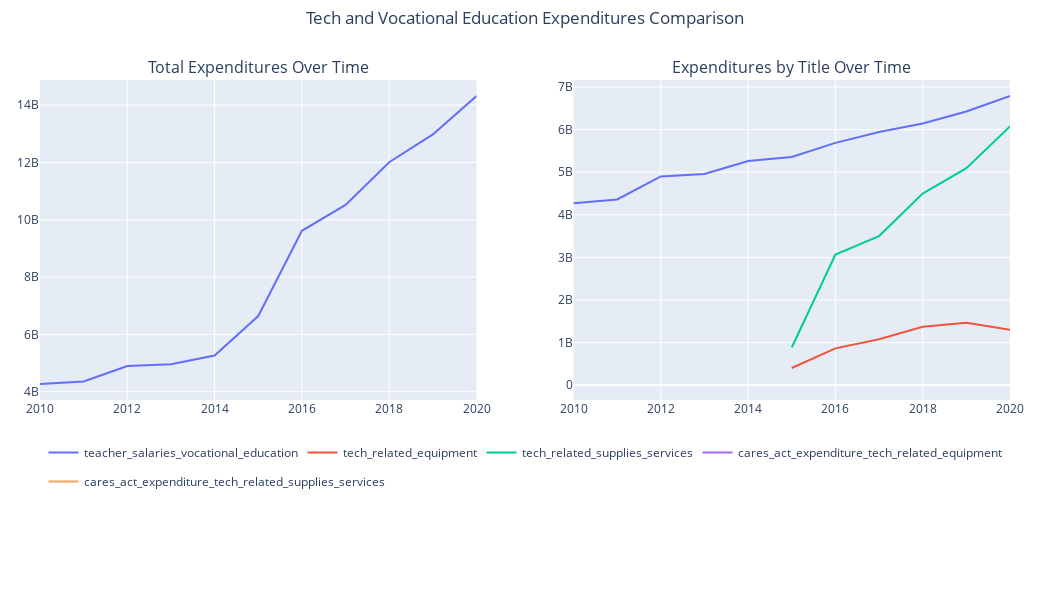

Notebook code cell kept with this figure:
### Code cell
tech_vocational_line_charts_combined = create_combined_figure(tech_voc_expenditures_line_chart1, 
                                            tech_voc_expenditures_line_chart2, 
                                            'Tech and Vocational Education Expenditures Comparison',
                                            ('Total Expenditures Over Time', 'Expenditures by Title Over Time')
                                            )

tech_vocational_line_charts_combined.show()

### Figure 1 — Plotly figure (JSON) as saved in the notebook; plotly's stock layout.template omitted (floating-point values rounded to 4 significant figures)
{"data": [{"hovertemplate": "year=%{x}<br>amount=%{y}<extra></extra>", "legendgroup": "", "line": {"color": "#636efa", "dash": "solid"}, "marker": {"symbol": "circle"}, "mode": "lines", "name": "", "orientation": "v", "showlegend": false, "type": "scatter", "x": [2010, 2011, 2012, 2013, 2014, 2015, 2016, 2017, 2018, 2019, 2020], "xaxis": "x", "y": [4269554000, 4359258000, 4899872000, 4958659000, 5264175000, 6641459000, 9614528000, 10518264000, 12008610000, 12979716000, 14318810000], "yaxis": "y"}, {"hovertemplate": "expenditure_title=teacher_salaries_vocational_education<br>year=%{x}<br>amount=%{y}<extra></extra>", "legendgroup": "teacher_salaries_vocational_education", "line": {"color": "#636efa", "dash": "solid"}, "marker": {"symbol": "circle"}, "mode": "lines", "name": "teacher_salaries_vocational_education", "orientation": "v", "showlegend": true, "type": "scatter", "x": [2010, 2011, 2012, 2013, 2014, 2015, 2016, 2017, 2018, 2019, 2020], "xaxis": "x2", "y": [4269554000, 4359258000, 4899872000, 4958659000, 5264175000, 5356589000, 5687409000, 5942136000, 6142907000, 6423723000, 6788819000], "yaxis": "y2"}, {"hovertemplate": "expenditure_title=tech_related_equipment<br>year=%{x}<br>amount=%{y}<extra></extra>", "legendgroup": "tech_related_equipment", "line": {"color": "#EF553B", "dash": "solid"}, "marker": {"symbol": "circle"}, "mode": "lines", "name": "tech_related_equipment", "orientation": "v", "showlegend": true, "type": "scatter", "x": [2015, 2016, 2017, 2018, 2019, 2020], "xaxis": "x2", "y": [401803000, 862087000, 1076475000, 1369400000, 1461407000, 1300494000], "yaxis": "y2"}, {"hovertemplate": "expenditure_title=tech_related_supplies_services<br>year=%{x}<br>amount=%{y}<extra></extra>", "legendgroup": "tech_related_supplies_services", "line": {"color": "#00cc96", "dash": "solid"}, "marker": {"symbol": "circle"}, "mode": "lines", "name": "tech_related_supplies_services", "orientation": "v", "showlegend": true, "type": "scatter", "x": [2015, 2016, 2017, 2018, 2019, 2020], "xaxis": "x2", "y": [883067000, 3065032000, 3499653000, 4496303000, 5094586000, 6073647000], "yaxis": "y2"}, {"hovertemplate": "expenditure_title=cares_act_expenditure_tech_related_equipment<br>year=%{x}<br>amount=%{y}<extra></extra>", "legendgroup": "cares_act_expenditure_tech_related_equipment", "line": {"color": "#ab63fa", "dash": "solid"}, "marker": {"symbol": "circle"}, "mode": "lines", "name": "cares_act_expenditure_tech_related_equipment", "orientation": "v", "showlegend": true, "type": "scatter", "x": [2020], "xaxis": "x2", "y": [25573000], "yaxis": "y2"}, {"hovertemplate": "expenditure_title=cares_act_expenditure_tech_related_supplies_services<br>year=%{x}<br>amount=%{y}<extra></extra>", "legendgroup": "cares_act_expenditure_tech_related_supplies_services", "line": {"color": "#FFA15A", "dash": "solid"}, "marker": {"symbol": "circle"}, "mode": "lines", "name": "cares_act_expenditure_tech_related_supplies_services", "orientation": "v", "showlegend": true, "type": "scatter", "x": [2020], "xaxis": "x2", "y": [130277000], "yaxis": "y2"}], "layout": {"annotations": [{"font": {"size": 16}, "showarrow": false, "text": "Total Expenditures Over Time", "x": 0.225, "xanchor": "center", "xref": "paper", "y": 1, "yanchor": "bottom", "yref": "paper"}, {"font": {"size": 16}, "showarrow": false, "text": "Expenditures by Title Over Time", "x": 0.775, "xanchor": "center", "xref": "paper", "y": 1, "yanchor": "bottom", "yref": "paper"}], "height": 600, "hoverlabel": {"bgcolor": "white", "font": {"family": "Calibri", "size": 16}}, "legend": {"orientation": "h", "x": 0.5, "xanchor": "center", "y": -0.3, "yanchor": "bottom"}, "margin": {"b": 200, "l": 40, "r": 40, "t": 80}, "title": {"text": "Tech and Vocational Education Expenditures Comparison", "x": 0.5, "xanchor": "center", "y": 0.98, "yanchor": "top"}, "width": 1050, "xaxis": {"anchor": "y", "domain": [0, 0.45]}, "xaxis2": {"anchor": "y2", "domain": [0.55, 1]}, "yaxis": {"anchor": "x", "domain": [0, 1]}, "yaxis2": {"anchor": "x2", "domain": [0, 1]}}}
